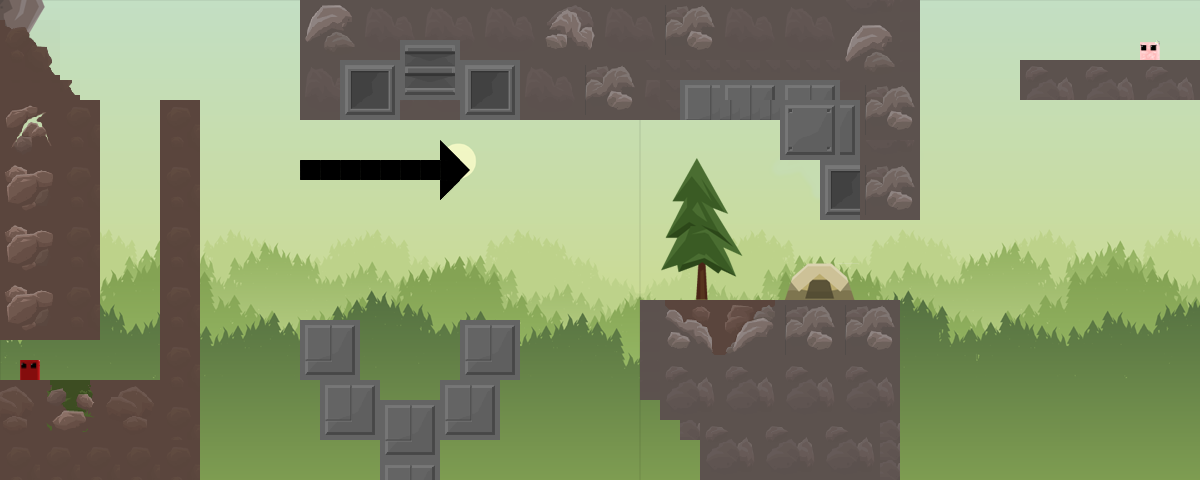

A level layout from a 2D game, rendered from its tile map. Below: a short description, then the map file with tile-grid data replaced by summaries:
An orthogonal 60x24 tile map with 20x20 px tiles, 3 tile layers (background, foreground, stationary), 5 tilesets and 26 objects (bandage).

<map version="1.10" tiledversion="1.12.1" orientation="orthogonal" renderorder="right-down" width="60" height="24" tilewidth="20" tileheight="20" infinite="0" nextlayerid="7" nextobjectid="56">
 <tileset firstgid="1" name="myimages" tilewidth="20" tileheight="20" tilecount="16" columns="16">
  <image source="myimages.png" width="320" height="20" />
 </tileset>
 <tileset firstgid="17" name="forestbg" tilewidth="20" tileheight="20" tilecount="768" columns="32">
  <image source="forestbg.png" width="640" height="480" />
 </tileset>
 <tileset firstgid="785" name="foresttiles01" tilewidth="20" tileheight="20" tilecount="900" columns="30">
  <image source="foresttiles01.png" width="600" height="600" />
 </tileset>
 <tileset firstgid="1685" name="forestbgflipped" tilewidth="20" tileheight="20" tilecount="768" columns="32">
  <image source="forestbgflipped.png" width="640" height="480" />
 </tileset>
 <tileset firstgid="2453" name="forestset1" tilewidth="20" tileheight="20" tilecount="676" columns="26">
  <image source="forestset1.png" width="520" height="520" />
 </tileset>
 <layer id="1" name="background" width="60" height="24">
  <data>[1440 cells, 1440 non-empty, 1440 distinct tile ids]</data>
 </layer>
 <layer id="2" name="foreground" width="60" height="24">
  <data>[1440 cells, 65 non-empty, 58 distinct tile ids]</data>
 </layer>
 <layer id="3" name="stationary" width="60" height="24">
  <data>[1440 cells, 543 non-empty, 153 distinct tile ids]</data>
 </layer>
 <objectgroup id="4" name="rectangle">
  <object id="13" x="0" y="380" width="198.667" height="97.3333" />
  <object id="14" x="160.64" y="99.8978" width="39.3605" height="290.435" />
  <object id="16" x="0" y="100" width="100" height="240" />
  <object id="32" x="640" y="300" width="260" height="100" />
  <object id="34" x="662.667" y="398.667" width="237.333" height="20" />
  <object id="35" x="680" y="420" width="220" height="20" />
  <object id="36" x="700" y="440" width="200" height="40" />
  <object id="38" x="820" y="-0.149665" width="98.6667" height="218.816" />
  <object id="39" x="1020" y="60" width="180" height="40" />
  <object id="40" x="1.33333" y="24" width="20" height="75" />
  <object id="41" x="22.6667" y="36" width="17.3333" height="63" />
  <object id="42" x="40" y="46.6667" width="12" height="53" />
  <object id="43" x="52.2994" y="73.8776" width="27.1972" height="25.9728" />
  <object id="44" x="300.367" y="0" width="519.578" height="119" />
 </objectgroup>
 <objectgroup id="5" name="saws">
  <object id="2" x="158.903" y="73.5693" width="42.5281" height="42.5281">
   <ellipse />
  </object>
  <object id="10" x="345.713" y="288.198" width="129.9" height="127.798">
   <ellipse />
  </object>
  <object id="11" x="768" y="147.333" width="75" height="75">
   <ellipse />
  </object>
  <object id="45" x="399.066" y="68.8007" width="56.172" height="58.8461">
   <ellipse />
  </object>
  <object id="46" x="715.667" y="98.666" width="75" height="75">
   <ellipse />
  </object>
 </objectgroup>
 <objectgroup id="6" name="items">
  <object id="47" name="bandage" x="574.862" y="307.779" width="28" height="28" />
  <object id="50" x="300.489" y="320.589" width="58.8605" height="58.4569" />
  <object id="51" x="320.259" y="380.815" width="58.8605" height="58.4569" />
  <object id="52" x="440.047" y="380.355" width="58.8605" height="58.4569" />
  <object id="53" x="380.614" y="400.626" width="58.8605" height="58.4569" />
  <object id="54" x="460.319" y="321.382" width="58.8605" height="58.4569" />
  <object id="55" x="380.153" y="460.06" width="58.8605" height="20.2169" />
 </objectgroup>
</map>
